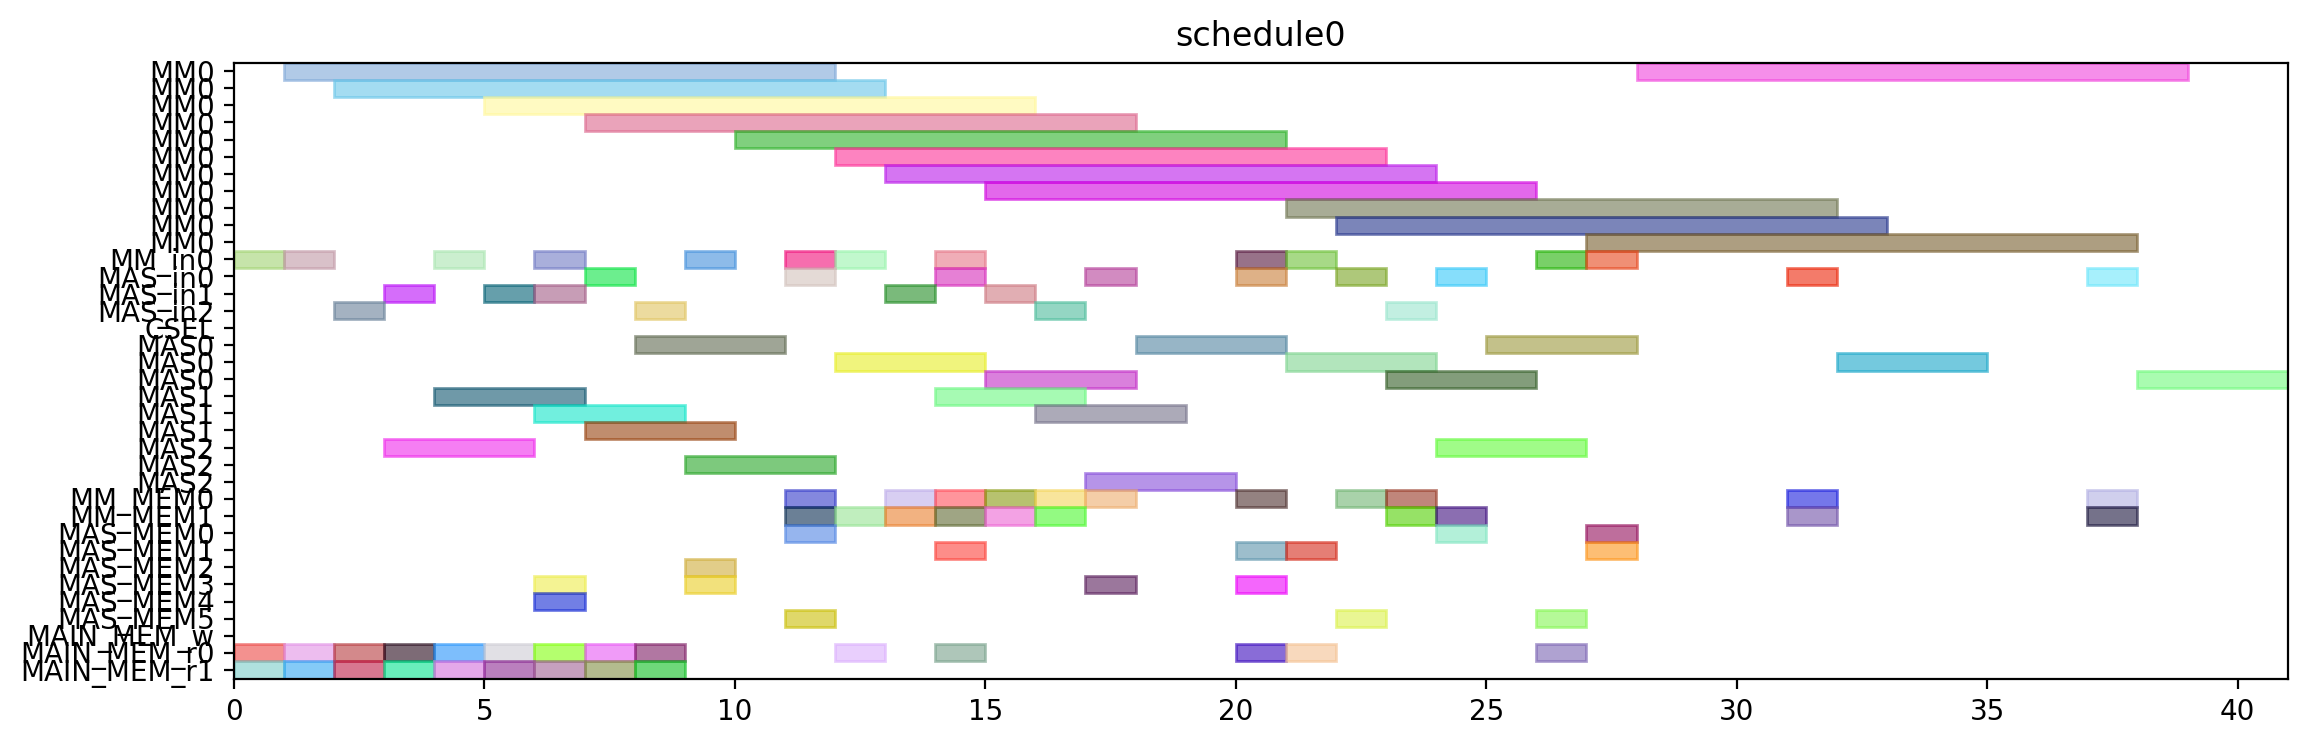

The Python source for this figure:
from pyschedule import Scenario, solvers, plotters, alt


def solve():
	horizon = 120
	S = Scenario("schedule0", horizon=horizon)

	# resource
	MM = S.Resources('MM', num=1, size=11)
	MM_in = S.Resources('MM_in', num=1)
	MAS_in = S.Resources('MAS_in', num=3)
	CSEL = S.Resource('CSEL')
	MAS = S.Resources('MAS', num=3, size=3, periods=range(1, horizon))
	MM_MEM = S.Resources('MM_MEM', num=2)
	MAS_MEM = S.Resources('MAS_MEM', num=6)
	MAIN_MEM_w = S.Resource('MAIN_MEM_w', size=1)
	MAIN_MEM_r = S.Resources('MAIN_MEM_r', num=2)

	# result of previous scheduling

	# new tasks
	t0 = S.Task('t0', length=11, delay_cost=1)
	t0 += alt(MM)
	t0_in = S.Task('t0_in', length=1, delay_cost=1)
	t0_in += alt(MM_in)
	S += t0_in*MM_in[0]<=t0*MM[0]
	t0_mem0 = S.Task('t0_mem0', length=1, delay_cost=1)
	t0_mem0 += MAIN_MEM_r[0]
	S += t0_mem0 <= t0

	t0_mem1 = S.Task('t0_mem1', length=1, delay_cost=1)
	t0_mem1 += MAIN_MEM_r[1]
	S += t0_mem1 <= t0

	t1 = S.Task('t1', length=11, delay_cost=1)
	t1 += alt(MM)
	t1_in = S.Task('t1_in', length=1, delay_cost=1)
	t1_in += alt(MM_in)
	S += t1_in*MM_in[0]<=t1*MM[0]
	t1_mem0 = S.Task('t1_mem0', length=1, delay_cost=1)
	t1_mem0 += MAIN_MEM_r[0]
	S += t1_mem0 <= t1

	t1_mem1 = S.Task('t1_mem1', length=1, delay_cost=1)
	t1_mem1 += MAIN_MEM_r[1]
	S += t1_mem1 <= t1

	t2 = S.Task('t2', length=11, delay_cost=1)
	t2 += alt(MM)
	t2_in = S.Task('t2_in', length=1, delay_cost=1)
	t2_in += alt(MM_in)
	S += t2_in*MM_in[0]<=t2*MM[0]
	t2_mem0 = S.Task('t2_mem0', length=1, delay_cost=1)
	t2_mem0 += MAIN_MEM_r[0]
	S += t2_mem0 <= t2

	t2_mem1 = S.Task('t2_mem1', length=1, delay_cost=1)
	t2_mem1 += MAIN_MEM_r[1]
	S += t2_mem1 <= t2

	t3 = S.Task('t3', length=3, delay_cost=1)
	t3 += alt(MAS)
	t3_in = S.Task('t3_in', length=1, delay_cost=1)
	t3_in += alt(MAS_in)
	S += t3_in*MAS_in[0]<=t3*MAS[0]

	S += t3_in*MAS_in[1]<=t3*MAS[1]

	S += t3_in*MAS_in[2]<=t3*MAS[2]

	t3_mem0 = S.Task('t3_mem0', length=1, delay_cost=1)
	t3_mem0 += MAIN_MEM_r[0]
	S += t3_mem0 <= t3

	t3_mem1 = S.Task('t3_mem1', length=1, delay_cost=1)
	t3_mem1 += MAIN_MEM_r[1]
	S += t3_mem1 <= t3

	t4 = S.Task('t4', length=3, delay_cost=1)
	t4 += alt(MAS)
	t4_in = S.Task('t4_in', length=1, delay_cost=1)
	t4_in += alt(MAS_in)
	S += t4_in*MAS_in[0]<=t4*MAS[0]

	S += t4_in*MAS_in[1]<=t4*MAS[1]

	S += t4_in*MAS_in[2]<=t4*MAS[2]

	t4_mem0 = S.Task('t4_mem0', length=1, delay_cost=1)
	t4_mem0 += MAIN_MEM_r[0]
	S += t4_mem0 <= t4

	t4_mem1 = S.Task('t4_mem1', length=1, delay_cost=1)
	t4_mem1 += MAIN_MEM_r[1]
	S += t4_mem1 <= t4

	t8 = S.Task('t8', length=3, delay_cost=1)
	t8 += alt(MAS)
	t8_in = S.Task('t8_in', length=1, delay_cost=1)
	t8_in += alt(MAS_in)
	S += t8_in*MAS_in[0]<=t8*MAS[0]

	S += t8_in*MAS_in[1]<=t8*MAS[1]

	S += t8_in*MAS_in[2]<=t8*MAS[2]

	t8_mem0 = S.Task('t8_mem0', length=1, delay_cost=1)
	t8_mem0 += MAIN_MEM_r[0]
	S += t8_mem0 <= t8

	t8_mem1 = S.Task('t8_mem1', length=1, delay_cost=1)
	t8_mem1 += MAIN_MEM_r[1]
	S += t8_mem1 <= t8

	t9 = S.Task('t9', length=3, delay_cost=1)
	t9 += alt(MAS)
	t9_in = S.Task('t9_in', length=1, delay_cost=1)
	t9_in += alt(MAS_in)
	S += t9_in*MAS_in[0]<=t9*MAS[0]

	S += t9_in*MAS_in[1]<=t9*MAS[1]

	S += t9_in*MAS_in[2]<=t9*MAS[2]

	t9_mem0 = S.Task('t9_mem0', length=1, delay_cost=1)
	t9_mem0 += MAIN_MEM_r[0]
	S += t9_mem0 <= t9

	t9_mem1 = S.Task('t9_mem1', length=1, delay_cost=1)
	t9_mem1 += MAIN_MEM_r[1]
	S += t9_mem1 <= t9

	t13 = S.Task('t13', length=3, delay_cost=1)
	t13 += alt(MAS)
	t13_in = S.Task('t13_in', length=1, delay_cost=1)
	t13_in += alt(MAS_in)
	S += t13_in*MAS_in[0]<=t13*MAS[0]

	S += t13_in*MAS_in[1]<=t13*MAS[1]

	S += t13_in*MAS_in[2]<=t13*MAS[2]

	t13_mem0 = S.Task('t13_mem0', length=1, delay_cost=1)
	t13_mem0 += MAIN_MEM_r[0]
	S += t13_mem0 <= t13

	t13_mem1 = S.Task('t13_mem1', length=1, delay_cost=1)
	t13_mem1 += MAIN_MEM_r[1]
	S += t13_mem1 <= t13

	t14 = S.Task('t14', length=3, delay_cost=1)
	t14 += alt(MAS)
	t14_in = S.Task('t14_in', length=1, delay_cost=1)
	t14_in += alt(MAS_in)
	S += t14_in*MAS_in[0]<=t14*MAS[0]

	S += t14_in*MAS_in[1]<=t14*MAS[1]

	S += t14_in*MAS_in[2]<=t14*MAS[2]

	t14_mem0 = S.Task('t14_mem0', length=1, delay_cost=1)
	t14_mem0 += MAIN_MEM_r[0]
	S += t14_mem0 <= t14

	t14_mem1 = S.Task('t14_mem1', length=1, delay_cost=1)
	t14_mem1 += MAIN_MEM_r[1]
	S += t14_mem1 <= t14

	t5 = S.Task('t5', length=11, delay_cost=1)
	t5 += alt(MM)
	t5_in = S.Task('t5_in', length=1, delay_cost=1)
	t5_in += alt(MM_in)
	S += t5_in*MM_in[0]<=t5*MM[0]
	t5_mem0 = S.Task('t5_mem0', length=1, delay_cost=1)
	t5_mem0 += alt(MAS_MEM)
	S += (t3*MAS[0])-1 < t5_mem0*MAS_MEM[0]
	S += (t3*MAS[1])-1 < t5_mem0*MAS_MEM[2]
	S += (t3*MAS[2])-1 < t5_mem0*MAS_MEM[4]
	S += t5_mem0 <= t5

	t5_mem1 = S.Task('t5_mem1', length=1, delay_cost=1)
	t5_mem1 += alt(MAS_MEM)
	S += (t4*MAS[0])-1 < t5_mem1*MAS_MEM[1]
	S += (t4*MAS[1])-1 < t5_mem1*MAS_MEM[3]
	S += (t4*MAS[2])-1 < t5_mem1*MAS_MEM[5]
	S += t5_mem1 <= t5

	t6 = S.Task('t6', length=3, delay_cost=1)
	t6 += alt(MAS)
	t6_in = S.Task('t6_in', length=1, delay_cost=1)
	t6_in += alt(MAS_in)
	S += t6_in*MAS_in[0]<=t6*MAS[0]

	S += t6_in*MAS_in[1]<=t6*MAS[1]

	S += t6_in*MAS_in[2]<=t6*MAS[2]

	t6_mem0 = S.Task('t6_mem0', length=1, delay_cost=1)
	t6_mem0 += alt(MM_MEM)
	S += (t0*MM[0])-1 < t6_mem0*MM_MEM[0]
	S += t6_mem0 <= t6

	t6_mem1 = S.Task('t6_mem1', length=1, delay_cost=1)
	t6_mem1 += alt(MM_MEM)
	S += (t1*MM[0])-1 < t6_mem1*MM_MEM[1]
	S += t6_mem1 <= t6

	t10 = S.Task('t10', length=11, delay_cost=1)
	t10 += alt(MM)
	t10_in = S.Task('t10_in', length=1, delay_cost=1)
	t10_in += alt(MM_in)
	S += t10_in*MM_in[0]<=t10*MM[0]
	t10_mem0 = S.Task('t10_mem0', length=1, delay_cost=1)
	t10_mem0 += alt(MAS_MEM)
	S += (t8*MAS[0])-1 < t10_mem0*MAS_MEM[0]
	S += (t8*MAS[1])-1 < t10_mem0*MAS_MEM[2]
	S += (t8*MAS[2])-1 < t10_mem0*MAS_MEM[4]
	S += t10_mem0 <= t10

	t10_mem1 = S.Task('t10_mem1', length=1, delay_cost=1)
	t10_mem1 += alt(MAS_MEM)
	S += (t9*MAS[0])-1 < t10_mem1*MAS_MEM[1]
	S += (t9*MAS[1])-1 < t10_mem1*MAS_MEM[3]
	S += (t9*MAS[2])-1 < t10_mem1*MAS_MEM[5]
	S += t10_mem1 <= t10

	t11 = S.Task('t11', length=3, delay_cost=1)
	t11 += alt(MAS)
	t11_in = S.Task('t11_in', length=1, delay_cost=1)
	t11_in += alt(MAS_in)
	S += t11_in*MAS_in[0]<=t11*MAS[0]

	S += t11_in*MAS_in[1]<=t11*MAS[1]

	S += t11_in*MAS_in[2]<=t11*MAS[2]

	t11_mem0 = S.Task('t11_mem0', length=1, delay_cost=1)
	t11_mem0 += alt(MM_MEM)
	S += (t0*MM[0])-1 < t11_mem0*MM_MEM[0]
	S += t11_mem0 <= t11

	t11_mem1 = S.Task('t11_mem1', length=1, delay_cost=1)
	t11_mem1 += alt(MM_MEM)
	S += (t2*MM[0])-1 < t11_mem1*MM_MEM[1]
	S += t11_mem1 <= t11

	t15 = S.Task('t15', length=11, delay_cost=1)
	t15 += alt(MM)
	t15_in = S.Task('t15_in', length=1, delay_cost=1)
	t15_in += alt(MM_in)
	S += t15_in*MM_in[0]<=t15*MM[0]
	t15_mem0 = S.Task('t15_mem0', length=1, delay_cost=1)
	t15_mem0 += alt(MAS_MEM)
	S += (t13*MAS[0])-1 < t15_mem0*MAS_MEM[0]
	S += (t13*MAS[1])-1 < t15_mem0*MAS_MEM[2]
	S += (t13*MAS[2])-1 < t15_mem0*MAS_MEM[4]
	S += t15_mem0 <= t15

	t15_mem1 = S.Task('t15_mem1', length=1, delay_cost=1)
	t15_mem1 += alt(MAS_MEM)
	S += (t14*MAS[0])-1 < t15_mem1*MAS_MEM[1]
	S += (t14*MAS[1])-1 < t15_mem1*MAS_MEM[3]
	S += (t14*MAS[2])-1 < t15_mem1*MAS_MEM[5]
	S += t15_mem1 <= t15

	t16 = S.Task('t16', length=3, delay_cost=1)
	t16 += alt(MAS)
	t16_in = S.Task('t16_in', length=1, delay_cost=1)
	t16_in += alt(MAS_in)
	S += t16_in*MAS_in[0]<=t16*MAS[0]

	S += t16_in*MAS_in[1]<=t16*MAS[1]

	S += t16_in*MAS_in[2]<=t16*MAS[2]

	t16_mem0 = S.Task('t16_mem0', length=1, delay_cost=1)
	t16_mem0 += alt(MM_MEM)
	S += (t1*MM[0])-1 < t16_mem0*MM_MEM[0]
	S += t16_mem0 <= t16

	t16_mem1 = S.Task('t16_mem1', length=1, delay_cost=1)
	t16_mem1 += alt(MM_MEM)
	S += (t2*MM[0])-1 < t16_mem1*MM_MEM[1]
	S += t16_mem1 <= t16

	t19 = S.Task('t19', length=11, delay_cost=1)
	t19 += alt(MM)
	t19_in = S.Task('t19_in', length=1, delay_cost=1)
	t19_in += alt(MM_in)
	S += t19_in*MM_in[0]<=t19*MM[0]
	t19_mem0 = S.Task('t19_mem0', length=1, delay_cost=1)
	t19_mem0 += MAIN_MEM_r[0]
	S += t19_mem0 <= t19

	t19_mem1 = S.Task('t19_mem1', length=1, delay_cost=1)
	t19_mem1 += alt(MM_MEM)
	S += (t2*MM[0])-1 < t19_mem1*MM_MEM[1]
	S += t19_mem1 <= t19

	t24 = S.Task('t24', length=3, delay_cost=1)
	t24 += alt(MAS)
	t24_in = S.Task('t24_in', length=1, delay_cost=1)
	t24_in += alt(MAS_in)
	S += t24_in*MAS_in[0]<=t24*MAS[0]

	S += t24_in*MAS_in[1]<=t24*MAS[1]

	S += t24_in*MAS_in[2]<=t24*MAS[2]

	t24_mem0 = S.Task('t24_mem0', length=1, delay_cost=1)
	t24_mem0 += alt(MM_MEM)
	S += (t0*MM[0])-1 < t24_mem0*MM_MEM[0]
	S += t24_mem0 <= t24

	t24_mem1 = S.Task('t24_mem1', length=1, delay_cost=1)
	t24_mem1 += alt(MM_MEM)
	S += (t0*MM[0])-1 < t24_mem1*MM_MEM[1]
	S += t24_mem1 <= t24

	t26 = S.Task('t26', length=11, delay_cost=1)
	t26 += alt(MM)
	t26_in = S.Task('t26_in', length=1, delay_cost=1)
	t26_in += alt(MM_in)
	S += t26_in*MM_in[0]<=t26*MM[0]
	t26_mem0 = S.Task('t26_mem0', length=1, delay_cost=1)
	t26_mem0 += MAIN_MEM_r[0]
	S += t26_mem0 <= t26

	t26_mem1 = S.Task('t26_mem1', length=1, delay_cost=1)
	t26_mem1 += alt(MM_MEM)
	S += (t2*MM[0])-1 < t26_mem1*MM_MEM[1]
	S += t26_mem1 <= t26

	t7 = S.Task('t7', length=3, delay_cost=1)
	t7 += alt(MAS)
	t7_in = S.Task('t7_in', length=1, delay_cost=1)
	t7_in += alt(MAS_in)
	S += t7_in*MAS_in[0]<=t7*MAS[0]

	S += t7_in*MAS_in[1]<=t7*MAS[1]

	S += t7_in*MAS_in[2]<=t7*MAS[2]

	t7_mem0 = S.Task('t7_mem0', length=1, delay_cost=1)
	t7_mem0 += alt(MM_MEM)
	S += (t5*MM[0])-1 < t7_mem0*MM_MEM[0]
	S += t7_mem0 <= t7

	t7_mem1 = S.Task('t7_mem1', length=1, delay_cost=1)
	t7_mem1 += alt(MAS_MEM)
	S += (t6*MAS[0])-1 < t7_mem1*MAS_MEM[1]
	S += (t6*MAS[1])-1 < t7_mem1*MAS_MEM[3]
	S += (t6*MAS[2])-1 < t7_mem1*MAS_MEM[5]
	S += t7_mem1 <= t7

	t12 = S.Task('t12', length=3, delay_cost=1)
	t12 += alt(MAS)
	t12_in = S.Task('t12_in', length=1, delay_cost=1)
	t12_in += alt(MAS_in)
	S += t12_in*MAS_in[0]<=t12*MAS[0]

	S += t12_in*MAS_in[1]<=t12*MAS[1]

	S += t12_in*MAS_in[2]<=t12*MAS[2]

	t12_mem0 = S.Task('t12_mem0', length=1, delay_cost=1)
	t12_mem0 += alt(MM_MEM)
	S += (t10*MM[0])-1 < t12_mem0*MM_MEM[0]
	S += t12_mem0 <= t12

	t12_mem1 = S.Task('t12_mem1', length=1, delay_cost=1)
	t12_mem1 += alt(MAS_MEM)
	S += (t11*MAS[0])-1 < t12_mem1*MAS_MEM[1]
	S += (t11*MAS[1])-1 < t12_mem1*MAS_MEM[3]
	S += (t11*MAS[2])-1 < t12_mem1*MAS_MEM[5]
	S += t12_mem1 <= t12

	t17 = S.Task('t17', length=3, delay_cost=1)
	t17 += alt(MAS)
	t17_in = S.Task('t17_in', length=1, delay_cost=1)
	t17_in += alt(MAS_in)
	S += t17_in*MAS_in[0]<=t17*MAS[0]

	S += t17_in*MAS_in[1]<=t17*MAS[1]

	S += t17_in*MAS_in[2]<=t17*MAS[2]

	t17_mem0 = S.Task('t17_mem0', length=1, delay_cost=1)
	t17_mem0 += alt(MM_MEM)
	S += (t15*MM[0])-1 < t17_mem0*MM_MEM[0]
	S += t17_mem0 <= t17

	t17_mem1 = S.Task('t17_mem1', length=1, delay_cost=1)
	t17_mem1 += alt(MAS_MEM)
	S += (t16*MAS[0])-1 < t17_mem1*MAS_MEM[1]
	S += (t16*MAS[1])-1 < t17_mem1*MAS_MEM[3]
	S += (t16*MAS[2])-1 < t17_mem1*MAS_MEM[5]
	S += t17_mem1 <= t17

	t25 = S.Task('t25', length=3, delay_cost=1)
	t25 += alt(MAS)
	t25_in = S.Task('t25_in', length=1, delay_cost=1)
	t25_in += alt(MAS_in)
	S += t25_in*MAS_in[0]<=t25*MAS[0]

	S += t25_in*MAS_in[1]<=t25*MAS[1]

	S += t25_in*MAS_in[2]<=t25*MAS[2]

	t25_mem0 = S.Task('t25_mem0', length=1, delay_cost=1)
	t25_mem0 += alt(MM_MEM)
	S += (t0*MM[0])-1 < t25_mem0*MM_MEM[0]
	S += t25_mem0 <= t25

	t25_mem1 = S.Task('t25_mem1', length=1, delay_cost=1)
	t25_mem1 += alt(MAS_MEM)
	S += (t24*MAS[0])-1 < t25_mem1*MAS_MEM[1]
	S += (t24*MAS[1])-1 < t25_mem1*MAS_MEM[3]
	S += (t24*MAS[2])-1 < t25_mem1*MAS_MEM[5]
	S += t25_mem1 <= t25

	t29 = S.Task('t29', length=3, delay_cost=1)
	t29 += alt(MAS)
	t29_in = S.Task('t29_in', length=1, delay_cost=1)
	t29_in += alt(MAS_in)
	S += t29_in*MAS_in[0]<=t29*MAS[0]

	S += t29_in*MAS_in[1]<=t29*MAS[1]

	S += t29_in*MAS_in[2]<=t29*MAS[2]

	t29_mem0 = S.Task('t29_mem0', length=1, delay_cost=1)
	t29_mem0 += alt(MM_MEM)
	S += (t0*MM[0])-1 < t29_mem0*MM_MEM[0]
	S += t29_mem0 <= t29

	t29_mem1 = S.Task('t29_mem1', length=1, delay_cost=1)
	t29_mem1 += alt(MM_MEM)
	S += (t26*MM[0])-1 < t29_mem1*MM_MEM[1]
	S += t29_mem1 <= t29

	t18 = S.Task('t18', length=11, delay_cost=1)
	t18 += alt(MM)
	t18_in = S.Task('t18_in', length=1, delay_cost=1)
	t18_in += alt(MM_in)
	S += t18_in*MM_in[0]<=t18*MM[0]
	t18_mem0 = S.Task('t18_mem0', length=1, delay_cost=1)
	t18_mem0 += MAIN_MEM_r[0]
	S += t18_mem0 <= t18

	t18_mem1 = S.Task('t18_mem1', length=1, delay_cost=1)
	t18_mem1 += alt(MAS_MEM)
	S += (t12*MAS[0])-1 < t18_mem1*MAS_MEM[1]
	S += (t12*MAS[1])-1 < t18_mem1*MAS_MEM[3]
	S += (t12*MAS[2])-1 < t18_mem1*MAS_MEM[5]
	S += t18_mem1 <= t18

	t27 = S.Task('t27', length=11, delay_cost=1)
	t27 += alt(MM)
	t27_in = S.Task('t27_in', length=1, delay_cost=1)
	t27_in += alt(MM_in)
	S += t27_in*MM_in[0]<=t27*MM[0]
	t27_mem0 = S.Task('t27_mem0', length=1, delay_cost=1)
	t27_mem0 += MAIN_MEM_r[0]
	S += t27_mem0 <= t27

	t27_mem1 = S.Task('t27_mem1', length=1, delay_cost=1)
	t27_mem1 += alt(MAS_MEM)
	S += (t12*MAS[0])-1 < t27_mem1*MAS_MEM[1]
	S += (t12*MAS[1])-1 < t27_mem1*MAS_MEM[3]
	S += (t12*MAS[2])-1 < t27_mem1*MAS_MEM[5]
	S += t27_mem1 <= t27

	t28 = S.Task('t28', length=3, delay_cost=1)
	t28 += alt(MAS)
	t28_in = S.Task('t28_in', length=1, delay_cost=1)
	t28_in += alt(MAS_in)
	S += t28_in*MAS_in[0]<=t28*MAS[0]

	S += t28_in*MAS_in[1]<=t28*MAS[1]

	S += t28_in*MAS_in[2]<=t28*MAS[2]

	t28_mem0 = S.Task('t28_mem0', length=1, delay_cost=1)
	t28_mem0 += alt(MAS_MEM)
	S += (t25*MAS[0])-1 < t28_mem0*MAS_MEM[0]
	S += (t25*MAS[1])-1 < t28_mem0*MAS_MEM[2]
	S += (t25*MAS[2])-1 < t28_mem0*MAS_MEM[4]
	S += t28_mem0 <= t28

	t28_mem1 = S.Task('t28_mem1', length=1, delay_cost=1)
	t28_mem1 += alt(MM_MEM)
	S += (t26*MM[0])-1 < t28_mem1*MM_MEM[1]
	S += t28_mem1 <= t28

	t30 = S.Task('t30', length=11, delay_cost=1)
	t30 += alt(MM)
	t30_in = S.Task('t30_in', length=1, delay_cost=1)
	t30_in += alt(MM_in)
	S += t30_in*MM_in[0]<=t30*MM[0]
	t30_mem0 = S.Task('t30_mem0', length=1, delay_cost=1)
	t30_mem0 += MAIN_MEM_r[0]
	S += t30_mem0 <= t30

	t30_mem1 = S.Task('t30_mem1', length=1, delay_cost=1)
	t30_mem1 += alt(MAS_MEM)
	S += (t29*MAS[0])-1 < t30_mem1*MAS_MEM[1]
	S += (t29*MAS[1])-1 < t30_mem1*MAS_MEM[3]
	S += (t29*MAS[2])-1 < t30_mem1*MAS_MEM[5]
	S += t30_mem1 <= t30

	t20 = S.Task('t20', length=3, delay_cost=1)
	t20 += alt(MAS)
	t20_in = S.Task('t20_in', length=1, delay_cost=1)
	t20_in += alt(MAS_in)
	S += t20_in*MAS_in[0]<=t20*MAS[0]

	S += t20_in*MAS_in[1]<=t20*MAS[1]

	S += t20_in*MAS_in[2]<=t20*MAS[2]

	t20_mem0 = S.Task('t20_mem0', length=1, delay_cost=1)
	t20_mem0 += alt(MM_MEM)
	S += (t19*MM[0])-1 < t20_mem0*MM_MEM[0]
	S += t20_mem0 <= t20

	t20_mem1 = S.Task('t20_mem1', length=1, delay_cost=1)
	t20_mem1 += alt(MM_MEM)
	S += (t18*MM[0])-1 < t20_mem1*MM_MEM[1]
	S += t20_mem1 <= t20

	t31 = S.Task('t31', length=3, delay_cost=1)
	t31 += alt(MAS)
	t31_in = S.Task('t31_in', length=1, delay_cost=1)
	t31_in += alt(MAS_in)
	S += t31_in*MAS_in[0]<=t31*MAS[0]

	S += t31_in*MAS_in[1]<=t31*MAS[1]

	S += t31_in*MAS_in[2]<=t31*MAS[2]

	t31_mem0 = S.Task('t31_mem0', length=1, delay_cost=1)
	t31_mem0 += alt(MM_MEM)
	S += (t27*MM[0])-1 < t31_mem0*MM_MEM[0]
	S += t31_mem0 <= t31

	t31_mem1 = S.Task('t31_mem1', length=1, delay_cost=1)
	t31_mem1 += alt(MM_MEM)
	S += (t30*MM[0])-1 < t31_mem1*MM_MEM[1]
	S += t31_mem1 <= t31

	t35 = S.Task('t35', length=11, delay_cost=1)
	t35 += alt(MM)
	t35_in = S.Task('t35_in', length=1, delay_cost=1)
	t35_in += alt(MM_in)
	S += t35_in*MM_in[0]<=t35*MM[0]
	t35_mem0 = S.Task('t35_mem0', length=1, delay_cost=1)
	t35_mem0 += alt(MAS_MEM)
	S += (t7*MAS[0])-1 < t35_mem0*MAS_MEM[0]
	S += (t7*MAS[1])-1 < t35_mem0*MAS_MEM[2]
	S += (t7*MAS[2])-1 < t35_mem0*MAS_MEM[4]
	S += t35_mem0 <= t35

	t35_mem1 = S.Task('t35_mem1', length=1, delay_cost=1)
	t35_mem1 += alt(MAS_MEM)
	S += (t28*MAS[0])-1 < t35_mem1*MAS_MEM[1]
	S += (t28*MAS[1])-1 < t35_mem1*MAS_MEM[3]
	S += (t28*MAS[2])-1 < t35_mem1*MAS_MEM[5]
	S += t35_mem1 <= t35

	solvers.mip.solve(S,msg=1,kind='CPLEX',ratio_gap=1.01)

	solution = [['hoge']*len(S.solution()[1]) for i in range(len(S.solution()))]
	for i in range(len(S.solution())):
		for j in range(len(S.solution()[i])):
			solution[i][j]=str(S.solution()[i][j])
	print(solution)

	cycles = int(solution[-1][3])

	pic_file_name = "/mnt/rose/usr1/fukuda/ABE/multiRAM_multiMAS_16mux/scheduling_result/stage11MM1_stage3MAS3/EP_ADD_A_ANY/schedule0.png"
	if(S.solution() != []):
		plotters.matplotlib.plot(S,img_filename=pic_file_name, show_task_labels=False, fig_size=(cycles*0.25+3, 4))

	return solution
